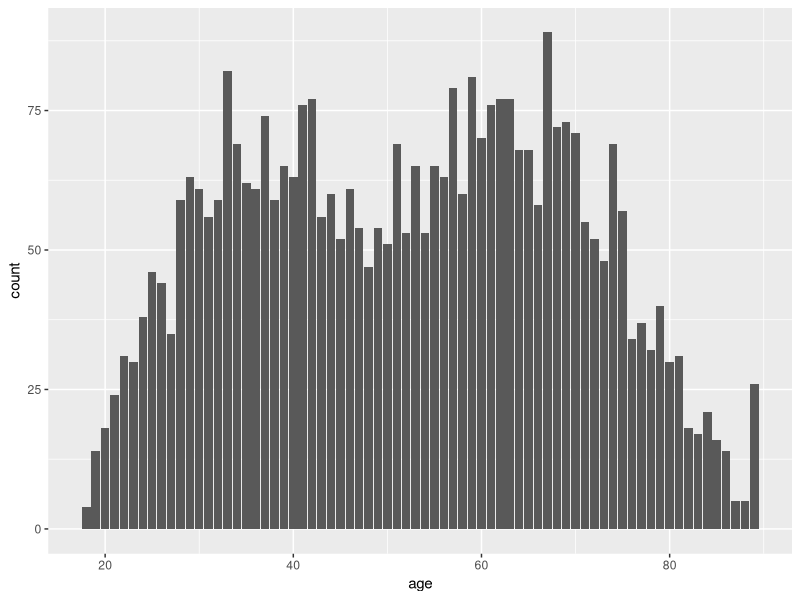

R code for this plot: (Note: this script raises an error after producing the figure.)
#### Preamble ####
# Purpose: Prepare the 2021 GSS data
# Author: Rohan Alexander
# Data: 13 March 2022
# Contact: rohan.alexander@utoronto.ca
# License: MIT
# Pre-requisites: 
# - Need to have downloaded the GSS data and saved it to inputs/data


#### Workspace setup ####
library(haven)
library(tidyverse)
# Read in the raw data. 
raw_data <- haven::read_dta("inputs/data/2021_stata/gss2021.dta")


#### Prepare data ####
# Just keep some variables that may be of interest
names(raw_data)

reduced_data <- 
  raw_data %>% 
  select(sexnow1, 
         age) %>% 
  rename(gender = sexnow1)

rm(raw_data)

#### Recode gender ####
# The question for SEXNOW1 is:
# "Do you describe yourself as male, female, or transgender?"
# Options are from the Codebook 'GSS 2021 Codebook R1b.pdf'
reduced_data <- 
  reduced_data %>% 
  mutate(gender = case_when(
    gender == 1 ~ "Male",
    gender == 2 ~ "Female",
    gender == 3 ~ "Transgender",
    gender == 4 ~ "None of these",
  ))

reduced_data %>% 
  ggplot(aes(x = age)) +
  geom_bar()

#### Save ####
write_csv(reduced_data, "outputs/data/prepared_gss.csv")



         